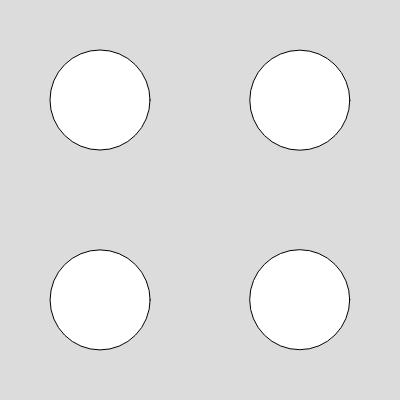
Frame 1 (no input)
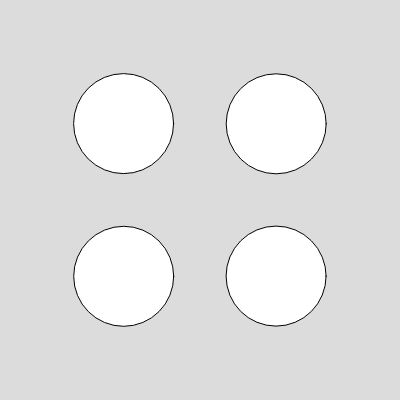
Frame 60 (no input)
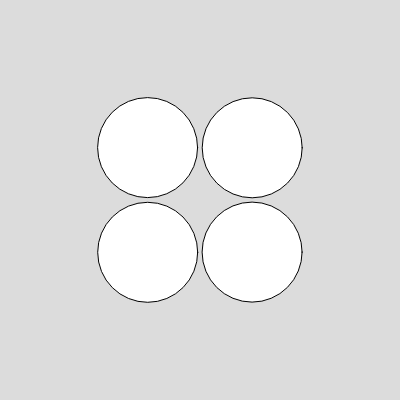
Frame 120 (the mouse pressed at the canvas centre since frame 60)

The p5.js sketch that drew these frames (run headless with seeded random() and noise() and a simulated clock; from frame 60 on, the mouse is pressed at the canvas centre):

// p5.js sketch
// ── sketch.js
var stopX  = 200; 
var stopY  = 200; 

var x = 100;
var y = 100;
 
var x1 = 100;
var y1 = 300;

var x2 = 300;
var y2 = 100;

var x3 = 300;
var y3 = 300;
  

var startX = 100; 
var startY = 100; 
 
var startX1 = 100; 
var startY1 = 300; 

var startX2 = 300; 
var startY2 = 100; 

var startX3 = 300; 
var startY3 = 300; 


var numeroP = 200; 
var step = 0.2 / numeroP; 
var pct = 0.0;  
function setup() {
  createCanvas(400, 400);
  
}

function draw() {

  background(220);
    
    if (pct < 1.0) {
      x = startX + ((stopX-startX) * pct); 
      y = startY + ((stopY-startY) * pct); 
      pct += step;
   }
   if (pct < 1.0) {
      x1 = startX1 + ((stopX-startX) * pct); 
      y1 = startY1 - ((stopY-startY) * pct); 
      pct += step;

   }
  if (pct < 1.0) {
      x2 = startX2 - ((stopX-startX) * pct); 
      y2 = startY2 + ((stopY-startY) * pct); 
      pct += step;

   }
   if (pct < 1.0) {
      x3 = startX3 - ((stopX-startX) * pct); 
      y3 = startY3 - ((stopY-startY) * pct); 
      pct += step;

   }
  ellipse(x, y, 100, 100);
  ellipse(x1, y1, 100, 100);
  ellipse(x2, y2, 100, 100);
  ellipse(x3, y3, 100, 100);

  
}
